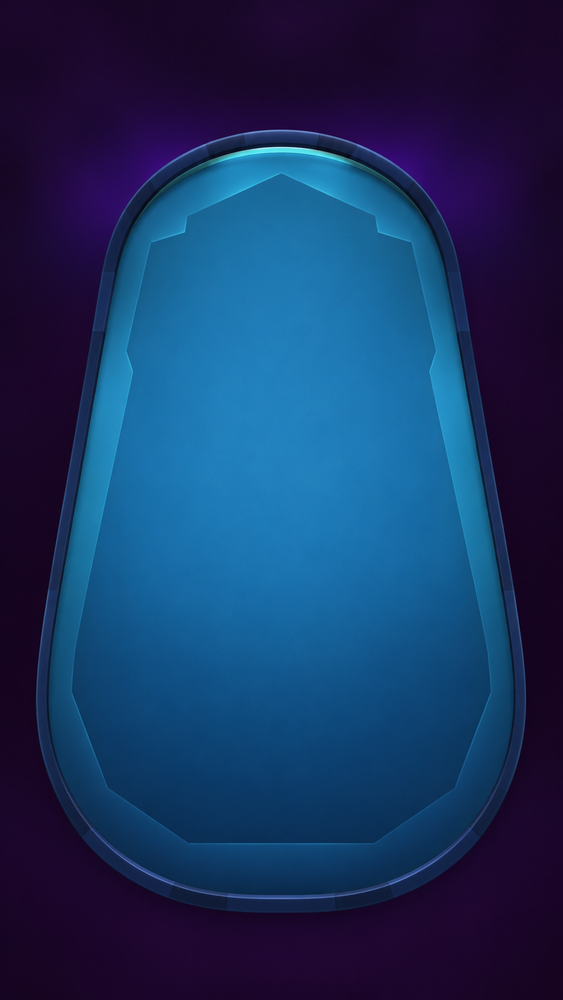
#> input picture tools/src/table-phone.png, 563 x 1000 px, shrunk from 941 x 1672 before the run
$ python table_tilt.py src/table-phone.png src/table-phone.png 1.0
#> lines starting #> are read from the running program, lines starting #| are printed output that depends on the picture; after the words box and inside, x2 and y2 are one past the last pixel; in counts of white or black regions, pixels touching at a corner belong together
"""Re-shape the phone table artwork without redrawing it.

  python3 tools/table_tilt.py SRC.png OUT.webp TILT

TILT 1.0 = the artwork exactly as drawn (narrow top, strong taper); 0.0 = straight vertical sides (no taper),
same width and height. Anything between (or beyond) is a milder / stronger taper. Every image row is
scaled sideways around the centre so that the rail lands on the new outline; texture, gloss and facets are kept.
"""
import sys
import numpy as np
from PIL import Image

src, out, tilt = sys.argv[1], sys.argv[2], float(sys.argv[3])
im = Image.open(src).convert('RGB'); a = np.asarray(im).astype(np.float32); H, W, _ = a.shape
#> further down, im is the input picture: PIL image 563x1000 RGB; mean R, G, B 24.7, 52.5, 97.5
#> after `H, W, _ = a.shape`: H = 1000; W = 563
tbl = ((a[..., 2] - a[..., 0] > 45) & (a[..., 1] > 40))           # table pixels (blue), background is violet
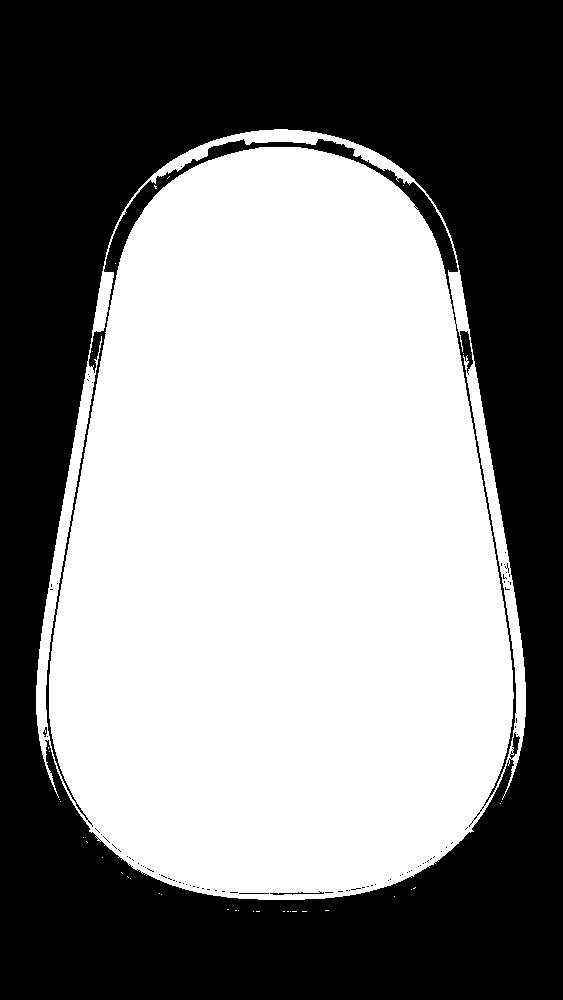
#> tbl: shape (1000, 563) bool; 52.2% white; 84 black regions (79 under 20 px), largest, box (x1, y1, x2, y2) and area: (0, 0, 563, 1000) 261417, (46, 139, 516, 827) 7608, (270, 891, 324, 895) 72, (239, 893, 269, 894) 30, (43, 727, 47, 737) 22
ys = np.where(tbl.any(1))[0]; y0, y1 = ys.min(), ys.max()
#> after `ys = np.where(tbl.any(1))[0]`: ys = 774 values from 129 to 911
#> after `y0, y1 = (ys.min(), ys.max())`: y0 = 129; y1 = 911
xs = np.where(tbl.any(0))[0]; cx = (xs.min() + xs.max()) / 2.0; half = (xs.max() - xs.min() + 1) / 2.0
#> after `xs = np.where(tbl.any(0))[0]`: xs = 490 values from 36 to 525
#> after `cx = (xs.min() + xs.max()) / 2.0`: cx = 280.5
#> after `half = (xs.max() - xs.min() + 1) / 2.0`: half = 245
hw_art = np.array([ (np.where(r)[0].max() - np.where(r)[0].min() + 1) / 2.0 if r.any() else 0.0 for r in tbl ])
#> hw_art = 1000 values, max 245 at index 685, min 0 at index 0, mean 151.5
# the artwork's slanted side is a straight line; fit it on the middle of the table and extend it over every row
ym = np.arange(y0 + int((y1 - y0) * .25), y0 + int((y1 - y0) * .6)); slope, icpt = np.polyfit(ym, hw_art[ym], 1)
#> after `ym = np.arange(y0 + int((y1 - y0) * 0.25), y0 + int((y1 - y0) * 0.6))`: ym = 274 values from 324 to 597
#> after `slope, icpt = np.polyfit(ym, hw_art[ym], 1)`: slope = 0.173; icpt = 131.2
yy = np.arange(H, dtype=np.float32); side = np.minimum(slope * yy + icpt, half)       # never wider than the widest row
#> after `yy = np.arange(H, dtype=np.float32)`: yy = 1000 values from 0 to 999
#> after `side = np.minimum(slope * yy + icpt, half)`: side = 1000 values from 131.2 to 245
# tilt 0 makes that side vertical (every row as wide as the widest); tilt 1 leaves the artwork untouched
s = (1 + (1 - tilt) * (half / side - 1)).astype(np.float32)
#> s = 1000 values from 1 to 1
k = 25; ker = np.exp(-0.5 * (np.arange(-3 * k, 3 * k + 1) / k) ** 2); ker /= ker.sum()
s = np.convolve(np.pad(s, 3 * k, mode='edge'), ker, mode='valid'); s = np.clip(s, 0.6, 2.4)
# inverse map: output x takes source x = cx + (x - cx) / s(y), bilinear
xo = np.arange(W, dtype=np.float32)[None, :]; sx = cx + (xo - cx) / s[:, None]; sx = np.clip(sx, 0, W - 1.001)
#> after `sx = cx + (xo - cx) / s[:, None]`:
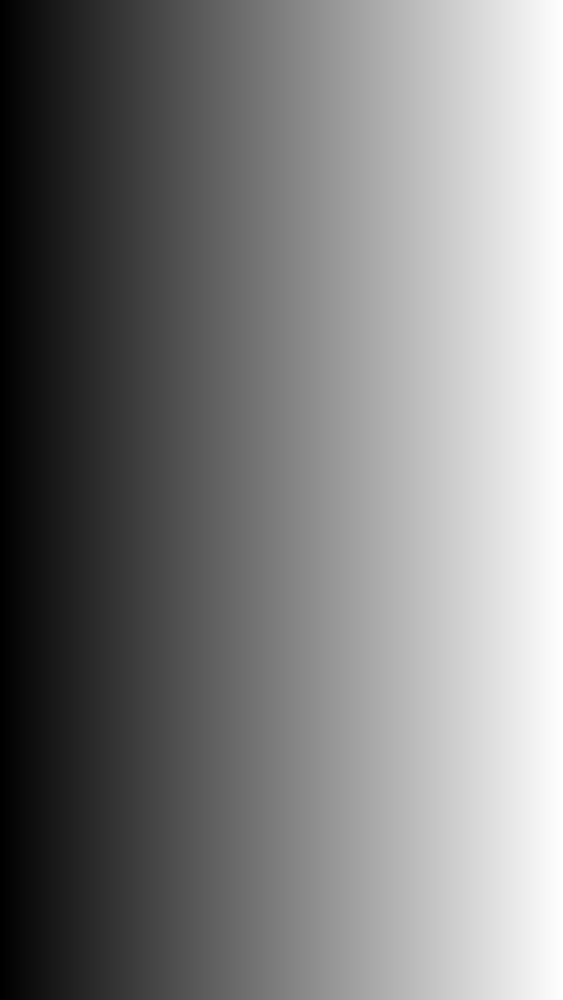
#> sx: shape (1000, 563) float64; min 5.68e-14, max 562, mean 281; drawn with min black and max white
x0i = np.floor(sx).astype(np.int32); f = (sx - x0i)[..., None]; rows = np.arange(H)[:, None]
#> after `f = (sx - x0i)[..., None]`:
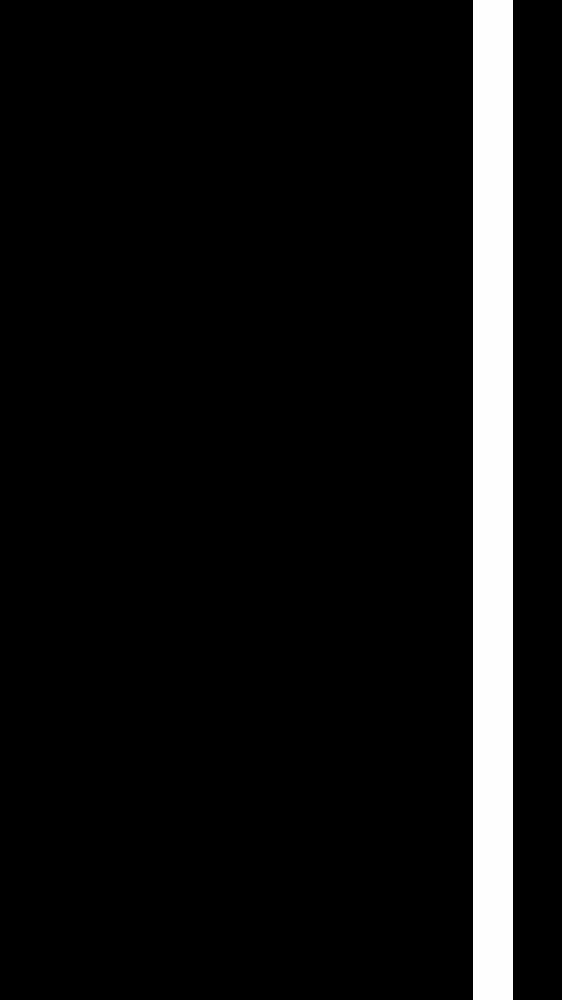
#> f: shape (1000, 563, 1) float64; min 0, max 1, mean 0.0728
#> after `rows = np.arange(H)[:, None]`: rows = 1000 values from 0 to 999
res = a[rows, x0i] * (1 - f) + a[rows, x0i + 1] * f
Image.fromarray(np.clip(res + .5, 0, 255).astype(np.uint8)).save(out, 'WEBP', quality=93, method=6)
m2 = ((res[..., 2] - res[..., 0] > 45) & (res[..., 1] > 40)); x2 = np.where(m2.any(0))[0]; yq = y0 + int((y1 - y0) * .12)
#> after `m2 = (res[..., 2] - res[..., 0] > 45) & (res[..., 1] > 40)`: m2: shape (1000, 563) bool; 52.2% white; 68 black regions (63 under 20 px), largest, box (x1, y1, x2, y2) and area: (0, 0, 563, 1000) 261239, (46, 139, 516, 827) 7544, (511, 732, 520, 758) 103, (270, 891, 324, 895) 72, (239, 893, 269, 894) 30
#> after `x2 = np.where(m2.any(0))[0]`: x2 = 490 values from 36 to 525
#> after `yq = y0 + int((y1 - y0) * 0.12)`: yq = 222
print('rail box x', x2.min(), x2.max(), 'y', y0, y1, '| top width at 12%%: %.0f%% of max' % (100 * (np.where(m2[yq])[0].max() - np.where(m2[yq])[0].min()) / (x2.max() - x2.min())))
#| rail box x 36 525 y 129 911 | top width at 12%: 67% of max
